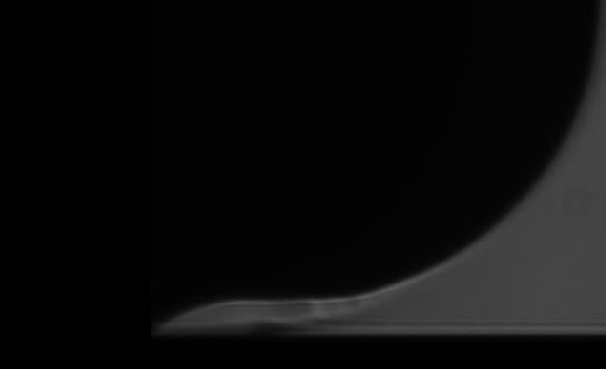
#> input picture Data/1800um/rcphoto1810um21psi_2019.jpg, 606 x 369 px; the run also reads 1 picture not shown here
$ python Image2Edge2CSV.py
#> lines starting #> are read from the running program, lines starting #| are printed output that depends on the picture; after the words box and inside, x2 and y2 are one past the last pixel; in counts of white or black regions, pixels touching at a corner belong together
import cv2
import time
import numpy as np

#FilePath is the image you are edge detecting.
FilePath = 'Data/1800um/'
FileName = 'rcphoto1810um21psi_2019.jpg'
#TarePath is the lowest pressure image.
TareName = 'rcphoto1810um5psi_2019.jpg'
# some other files ['Data/1800um/Tare1810um10psi.jpg','Data/1800um/Tare1810um15psi.jpg','Data/1800um/Tare1810um20psi.jpg','Data/1800um/Tare1810um21psi.jpg']
Mask = 'Data/1800um/UniversalMask2.jpg'

#Read images and convert them to a gray scale format so the matrix is 2D not 3D
File = cv2.cvtColor(cv2.imread(FilePath+FileName), cv2.COLOR_BGR2GRAY)
#> File: shape (369, 606); min 0, max 90, mean 12.2
Tare = cv2.cvtColor(cv2.imread(FilePath+TareName), cv2.COLOR_BGR2GRAY)
#> Tare: shape (369, 606); min 0, max 90, mean 12.8
Mask = cv2.cvtColor(cv2.imread(Mask), cv2.COLOR_BGR2GRAY)
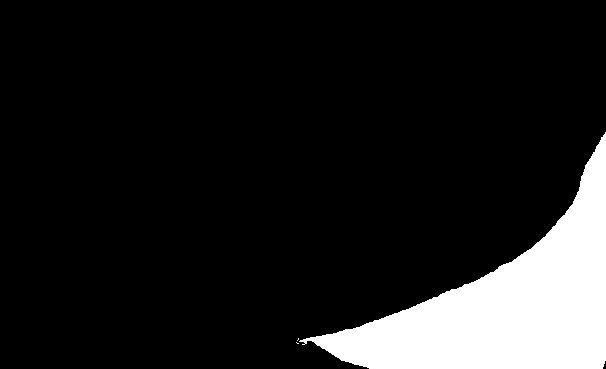
#> input picture Data/1800um/UniversalMask2.jpg, 606 x 369 px
#> Mask: shape (369, 606); min 0, max 255, mean 31

Diff = cv2.subtract(File, Tare)
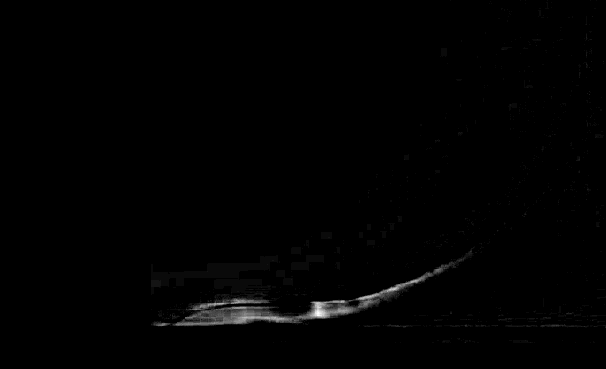
#> Diff: shape (369, 606); min 0, max 25, mean 0.2; drawn with min black and max white
image = cv2.subtract(Diff,Mask)

#canny thresholds of 0 and 207 work for the psipath files to answer question 3 and a filter d=5
# d=12 works well for Data/rcphoto2370um30psi_2019.jpg
def apply_canny(image, low_threshold, high_threshold):
    """Applies Canny edge detection with adjustable thresholds."""
#> called with low_threshold = 0, high_threshold = 0
    # Apply Canny edge detection
    #filter the image
    filt = cv2.bilateralFilter(image,d=5, sigmaColor=1000, sigmaSpace=75)
    #apply the canny image detection and return image of the edges found
    edges = cv2.Canny(filt, low_threshold, high_threshold, apertureSize=5)
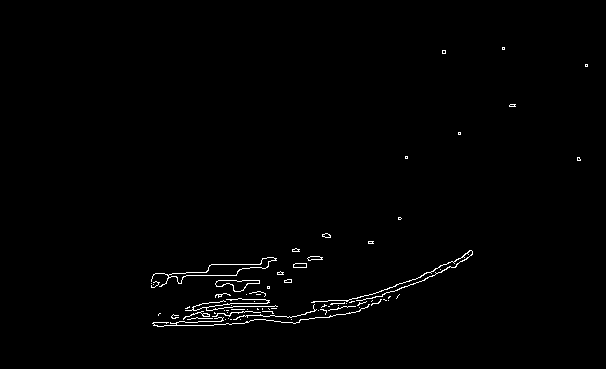
#> edges: shape (369, 606); 0.93% white in thin lines or dots, all inside (x1, y1, x2, y2) = (151, 47, 588, 327)
    # return the grayscale image and edges
    return edges

def extract_edges(edges):
    '''This function takes a canny edge detection file and returns the right-most edges arrays of X and Y coordinates'''
    #create arrays for X and Y coordinates
    edgeX = []
    edgeY = []
    #start from y = 260 and iterate through rows until row 316. These values are adjustable to avoid unwanted edge artifacts
    i = 260
    while i<316:
        # start from the right of the image and iterate across
        j = 605
        while j>=0:
            #if reach a pixel that is 255 that's an edge so save in the appropriate arrays and break out of the loop
            if edges[i,j] == 255:
                #save coordinate in appropriate array
                edgeX.append(j)
                edgeY.append(i)
                break
            else:
                #decreasing because scanning from right to left
                j=j-1
        #increasing because scanning down the image (image origin in the top left corner)
        i=i+1
    #return the edge coordinates
    return edgeX, edgeY

# Create a window with trackbars
cv2.namedWindow('Canny Edge Detection (Press Q to leave)')
cv2.createTrackbar('Low Threshold', 'Canny Edge Detection (Press Q to leave)', 0, 255, lambda x: x)
cv2.createTrackbar('High Threshold', 'Canny Edge Detection (Press Q to leave)', 0, 255, lambda x: x)
while True:
    # Get the current trackbar values
    low_threshold = cv2.getTrackbarPos('Low Threshold', 'Canny Edge Detection (Press Q to leave)')
    high_threshold = cv2.getTrackbarPos('High Threshold', 'Canny Edge Detection (Press Q to leave)')

    # Apply Canny edge detection
    edges = apply_canny(image, low_threshold, high_threshold)

    # Display the result adding the gray image and edges
    cv2.imshow('Canny Edge Detection (Press Q to leave)', cv2.add(edges,File))
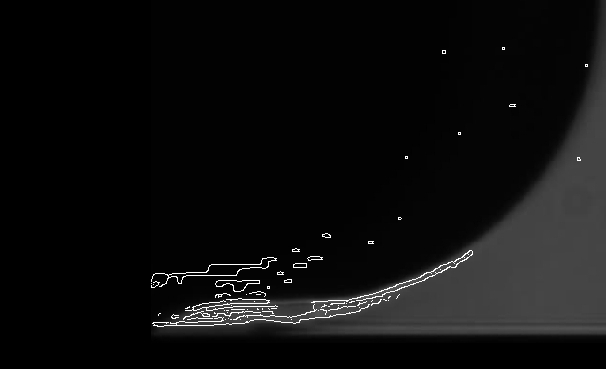
#> window 'Canny Edge Detection (Press Q ': shape (369, 606); min 0, max 255, mean 14.1

    # Break the loop if 'q' is pressed
    if cv2.waitKey(1) == ord('q'):
#> (key q is pressed here)
        X,Y = extract_edges(edges)
#> X = 56 values, max 464 at index 0, min 335 at index 55, mean 406.8; Y = 56 values from 260 to 315
        break

print('the X coordinates ' + str(X))
#> (printed output is left out)
print('the Y coordinates ' + str(Y))
#> (printed output is left out)
a=np.array([X,Y])
np.savetxt(FileName,a, delimiter=",")

cv2.destroyAllWindows()
